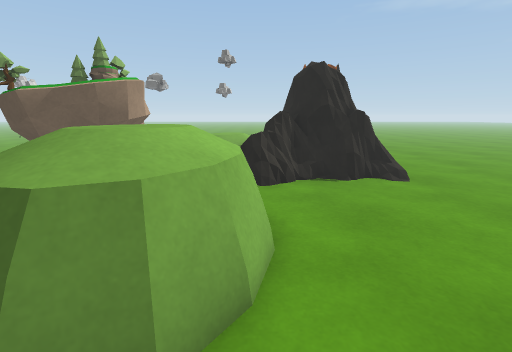
view 1 (above)

20 first-person views from a walk through a scene from a Unity 3-D project. The camera is 1.2 m above the floor, tilts 12° down and sees 85° across. The floor is counted in squares, 0.5 m on a side. Each view is taken from the middle of a square. On the plan, view 1 faces up. The plan holds only what a view shows up to about 18 squares ahead; the rest is blank. The place goes on beyond the plan. Some animated figures are not drawn. Surface patterns are stand-ins for the level's own textures.

view 2
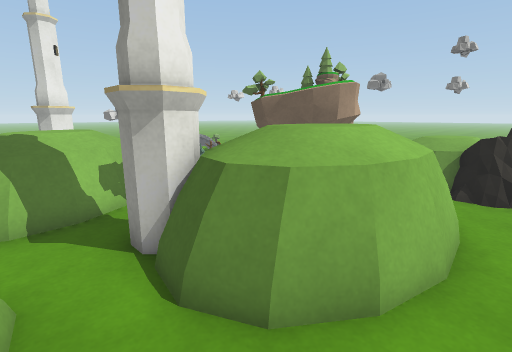

view 3
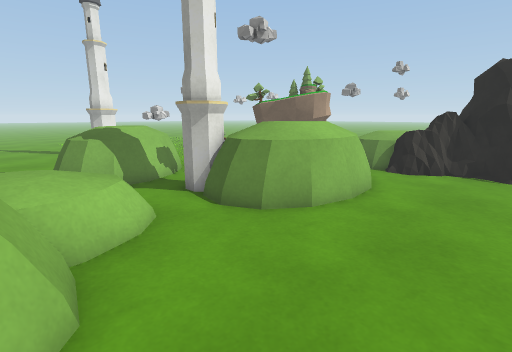

view 4
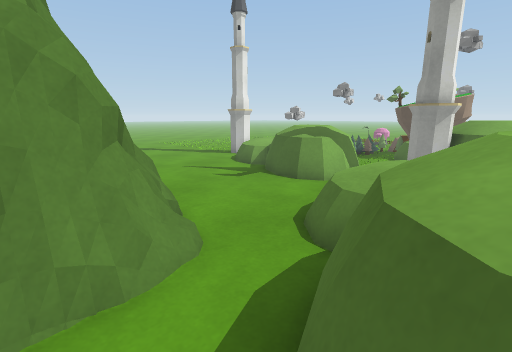

view 5
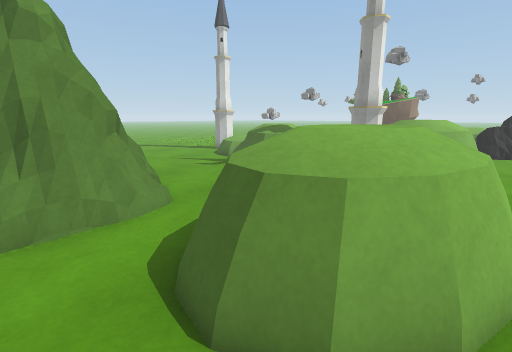

view 6
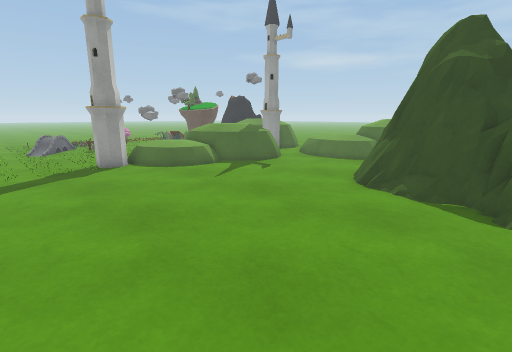

view 7
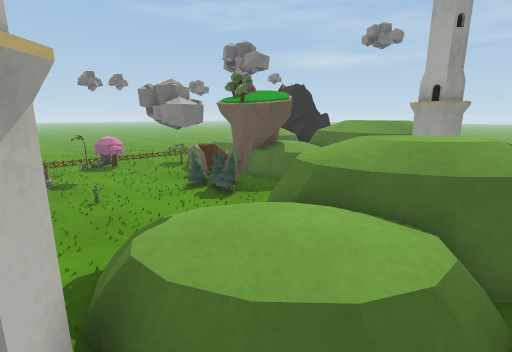

view 8
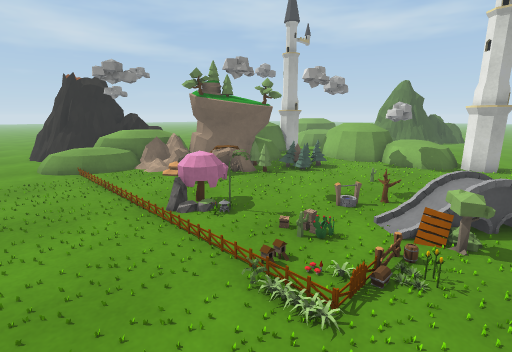

view 9
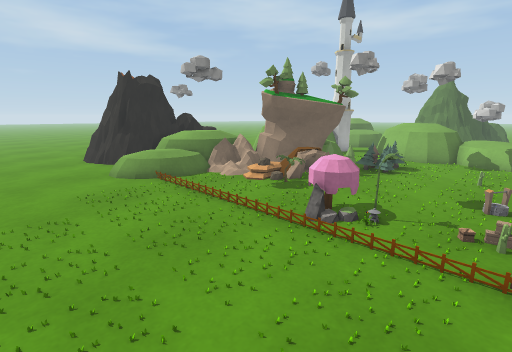

view 10
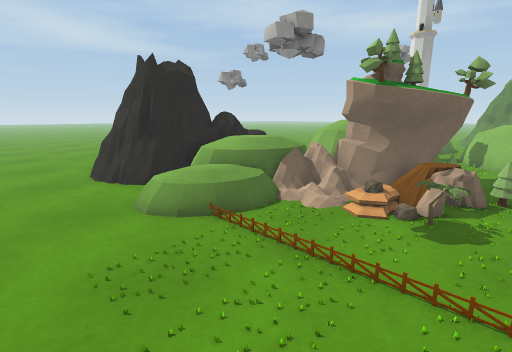

view 11
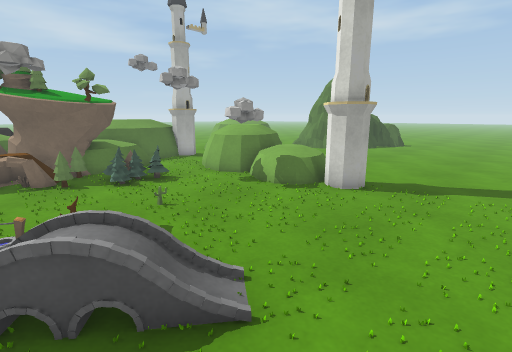

view 12
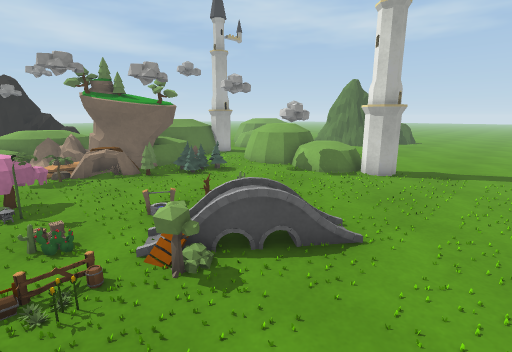

view 13
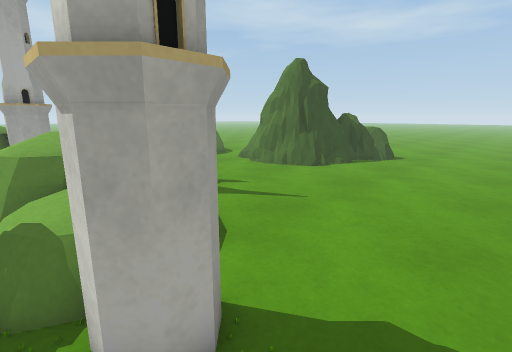

view 14
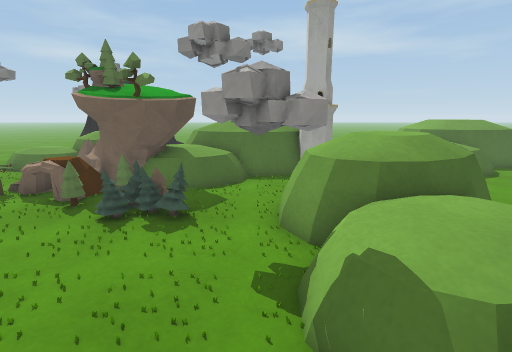

view 15
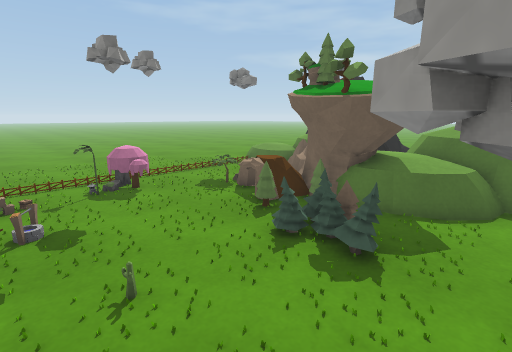

view 16
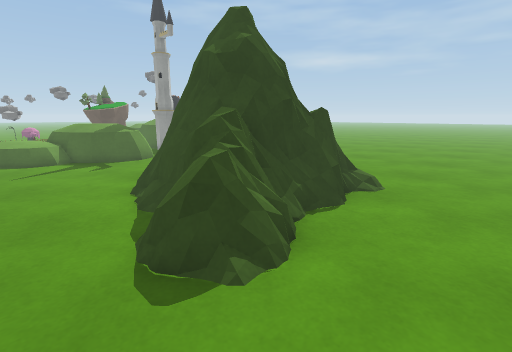

view 17
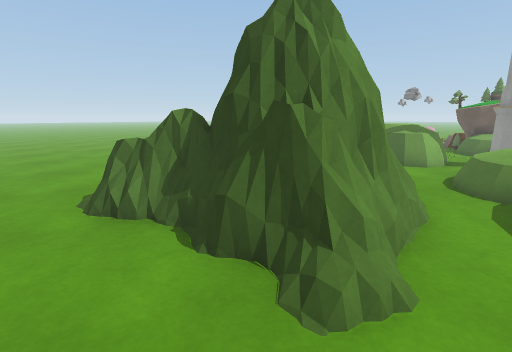

view 18
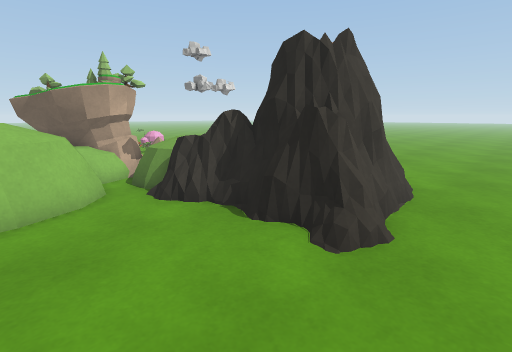

view 19
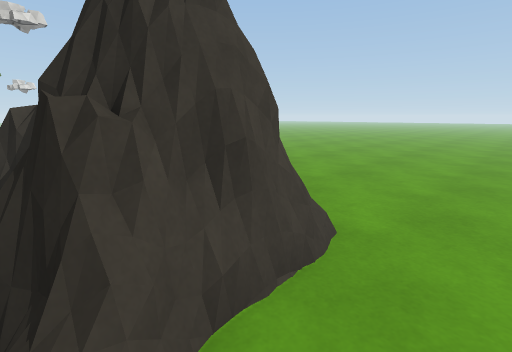

view 20
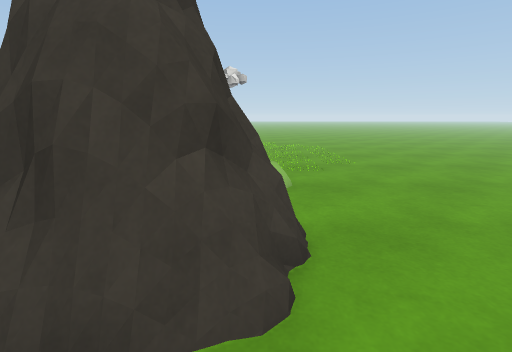

### Floor plan
Key: @ floor where view 1 was taken; # wall or solid block; x gap in a wall; . main floor; : floor 0.25 m higher than the main floor; + floor 0.5 m higher than the main floor; * floor 0.75 m higher than the main floor; / step, stairs or slope; = window, fence, low wall or low ledge; ^ raised ledge; P plant; R rock; O other object.
Columns run from 20 left of view 1 to 8 right of it. Each row starts with its distance up from view 1.
 22        ......................
 21       .......................
 20        ......................
 19    .  .......................
 18      ........................
 17     ..............:...#=#....
 16    .PPP..........++ .=###:...
 15 .  .PP..#==......++  #####...
 14   ..O...===......+##^#####...
 13  ...O.......+///.:^^ #####...
 12 ....O........:R#=^^^^^####...
 11 ...O=...#...++##=^^^^^#===:..
 10 .../.......=####+.=x=#.......
  9 ............##+*+##..........
  8 ...........=##+*====.........
  7 ...........=..++^^^^=.......
  6 ..............:+^^^^=...... .
  5 .......##......#^^^^=.....
  4 ....##:##.=^=..#=^^^=....
  3 ....##+++^^^^=.##^^==....
  2 ....##:++^^^^^####==.....
  1 .......++=^^^^=..........
  0 ........:#^^^==.....@....
 -1 ...........===..+++.....
 -2 ................+*+##..
 -3 ................+*====  .
 -4 ................+*=^^ =
 -5 ................:=^^^^=
 -6 .................=^^^^=
 -7 .......... === ..=^^^^=
 -8 ..........=####=..=^^==
 -9 ......... #####=..====..
-10  ........#######.........
-11 .........=#####=..........
-12 ........=^#####=...........
-13 ........=^^====#............
-14 ........ =#..................
-15 .............................
-16    ..........................
-17    ....  ............

Where each view was taken, in squares from view 1:
view 1: 0 up, 0 right, facing up
view 2: 0 up, 1 right, facing up-left
view 3: 3 down, 4 right, facing up-left
view 4: 10 down, 1 left, facing up-left
view 5: 11 down, 2 right, facing up-left
view 6: 12 down, 20 left, facing up-right
view 7: 0 up, 15 left, facing up-right
view 8: 19 up, 17 left, facing down-right
view 9: 21 up, 14 left, facing down-right
view 10: 20 up, 9 left, facing down-right
view 11: 12 up, 20 left, facing down-right
view 12: 15 up, 20 left, facing down-right
view 13: 4 up, 18 left, facing down-right
view 14: 5 up, 16 left, facing right
view 15: 5 up, 14 left, facing up-right
view 16: 17 down, 14 left, facing up-right
view 17: 16 down, 3 left, facing up-left
view 18: 6 up, 8 right, facing up-left
view 19: 11 up, 8 right, facing up-left
view 20: 16 up, 8 right, facing left
